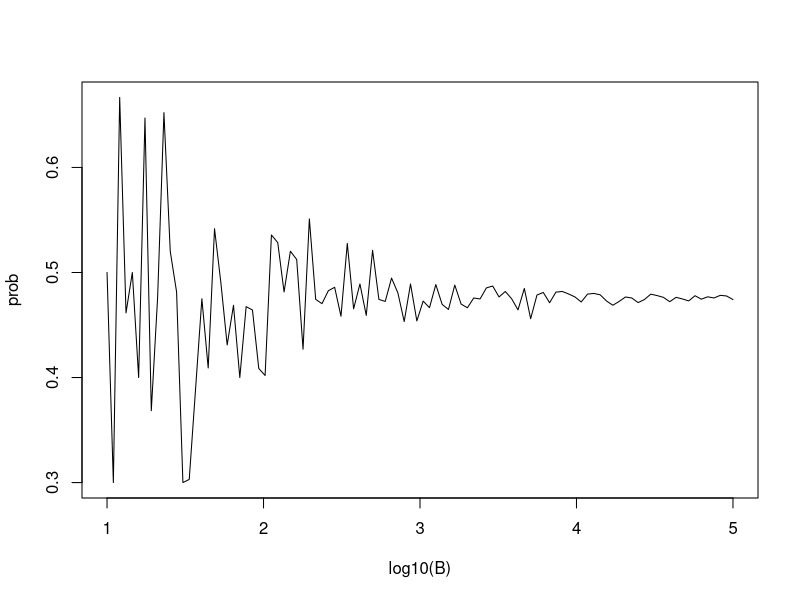

Write R code to recreate this figure.

# How many Monte Carlo simulations is enough?

# Check stability of the estimate
B = 10 ^ seq(1, 5, len = 100)
compute_prob = function(B, n=22) {
  same_day = replicate(B, {
    bdays = sample(1:365, n, replace = TRUE)
    any(duplicated(bdays))
  })
  mean(same_day)
}

prob = sapply(B, compute_prob)

plot(log10(B), prob, type = "l")
